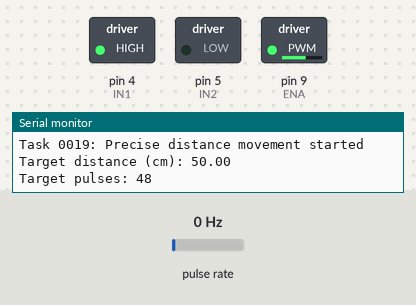
This sketch was run on a simulated Arduino Uno, built with avr-gcc and run on an emulated ATmega328P. Parts: switched loads named in the sketch (green lamp = pin HIGH), the last lines printed to the serial monitor. Wiring (inferred from the names in the program): pulse sensor: data pin 2. The test bench sets the inputs (shaded band); at power-on: pulse rate 0 Hz.

Above: at 1.2 s.
1.3 s: pulse rate (sensor on pin 2) set to 14 Hz
4.3 s: pulse rate (sensor on pin 2) set to 18 Hz
At 6.1 s:
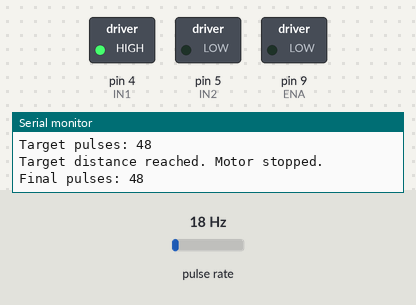
Timing chart, 0 to 7.6 s (numbered marks = the images above; inputs shaded):
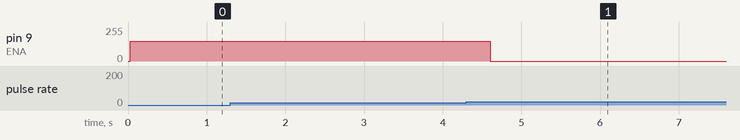

The sketch:

0019.ino
```cpp
/*
  Task 0019 : move a precise distance using wheel encoder

  Description: this task moves the robot forward for a precise distance
  using encoder feedback instead of delay-based timing.

  The robot:
    - calculates required encoder pulses for a target distance
    - starts the motor
    - stops automatically when distance is reached
*/

const int ENCODER_PIN = 2; // interrupt pin
volatile long pulseCount = 0;

const int IN1 = 4;
const int IN2 = 5;
const int ENA = 9;

const int PULSES_PER_REV = 20;       // adjust for your encoder
const float WHEEL_DIAMETER_CM = 6.5; // measure your wheel
const float PI_VAL = 3.14159;

const float TARGET_DISTANCE_CM = 50.0;
const int MOTOR_SPEED = 150;

long targetPulses = 0;
bool motionDone = false;

void encoderISR() {
  pulseCount++;
}

void setup() {
  pinMode(ENCODER_PIN, INPUT_PULLUP);

  pinMode(IN1, OUTPUT);
  pinMode(IN2, OUTPUT);
  pinMode(ENA, OUTPUT);

  attachInterrupt(digitalPinToInterrupt(ENCODER_PIN), encoderISR, RISING);

  Serial.begin(9600);
  Serial.println("Task 0019: Precise distance movement started");

  // Calculate pulses needed
  float wheelCircumference = PI_VAL * WHEEL_DIAMETER_CM;
  float revolutionsNeeded = TARGET_DISTANCE_CM / wheelCircumference;
  targetPulses = (long)(revolutionsNeeded * PULSES_PER_REV);

  Serial.print("Target distance (cm): ");
  Serial.println(TARGET_DISTANCE_CM);
  Serial.print("Target pulses: ");
  Serial.println(targetPulses);

  // Start motor
  digitalWrite(IN1, HIGH);
  digitalWrite(IN2, LOW);
  analogWrite(ENA, MOTOR_SPEED);
}
void loop() {
  if (!motionDone) {
    long pulses;

    //read encoder safely
    noInterrupts();
    pulses = pulseCount;
    interrupts();

    if (pulses >= targetPulses) {
      // Stop motor
      analogWrite(ENA, 0);
      motionDone = true;

      Serial.println("Target distance reached. Motor stopped.");
      Serial.print("Final pulses: ");
      Serial.println(pulses);
    }
  }
}
```

Measured:
- the behaviour switches between 15 and 16 Hz on pulse rate (sensor on pin 2) (found by bisection; images 0 and 1)
- after the input at 1.3 s, every drawn part: stays the same
